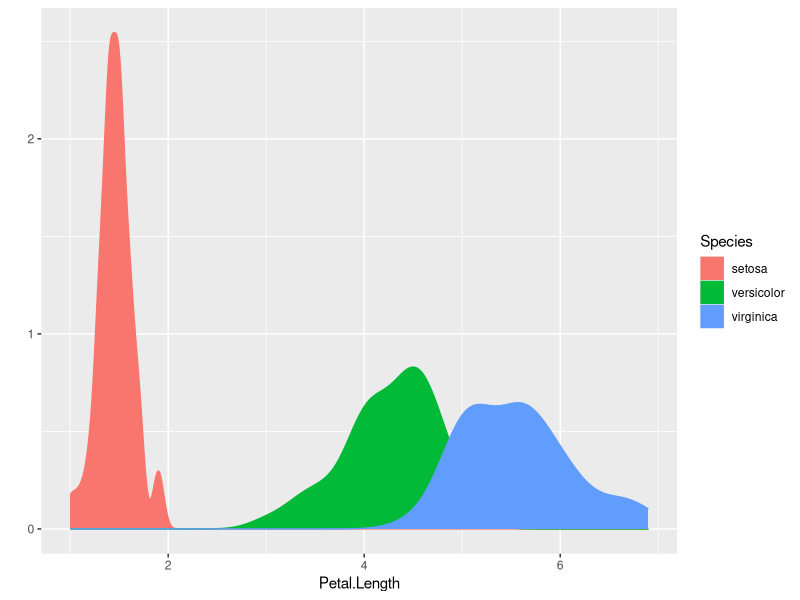

Write R code to recreate this figure.
# CLUSTERING IRIS.R
#
#
# Version:
#
# Date:2022
# Author:
#
#TOC> ==========================================================================
#TOC>
#TOC>   Section  Title                                            Line
#TOC> --------------------------------------------------------------------------
#TOC>   1        Packages
#TOC>   2        Dataset exploration
#TOC>   3        Clustering
#TOC>   4        Multidimensional clustering
#TOC> ==========================================================================

# ====    1  Packages  =========================================================

if (!require(ggplot2, quietly = TRUE)) {
  install.packages("ggplot2")
  library(ggplot2)
}

# ====    2 Dataset exploration  ===============================================

my_data <- iris

# Let's explore the dataset
str(my_data)

summary(my_data$Petal.Length)

# Let's explore the distribution of petal length across the different species

qplot(
  Petal.Length,
  data = my_data,
  geom = 'density',
  color = Species,
  fill = Species
)

# ====    3 Clustering  ========================================================

# Can we exctract the different species into clusters using petal lenght?



# Let's see how the original species have been assigned into clusters



# Let's plot sepal lenght per cluster



# ====    4 Multidimensional clustering  =======================================

# Can we exctract the different species into clusters using 2 attributes?



# Let's plot sepal lenght and petal width per cluster

